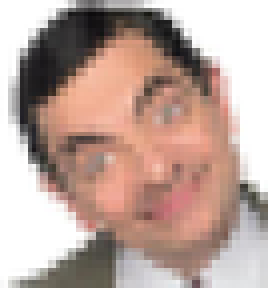
#> input picture bean.png, 67 x 72 px, shrunk from 280 x 300 before the run (shown 4 times larger); the run also reads 1 picture not shown here
$ python sandbox.py
#> lines starting #> are read from the running program, lines starting #| are printed output that depends on the picture; after the words box and inside, x2 and y2 are one past the last pixel; in counts of white or black regions, pixels touching at a corner belong together
#matrix = [[(56, 41, 56), (56, 41, 56), (56, 41, 56), (40, 30, 40), (106, 106, 106), (106, 106, 106), (40, 30, 40), (40, 30, 40), (40, 30, 40), (40, 30, 40)], [(74, 55, 74), (56, 41, 56), (106, 106, 106), (106, 106, 106), (106, 106, 106), (106, 106, 106), (106, 106, 106), (106, 106, 106), (40, 30, 40), (40, 30, 40)], [(56, 41, 56), (106, 106, 106), (106, 106, 106), (106, 106, 106), (190, 158, 175), (190, 158, 175), (106, 106, 106), (106, 106, 106), (106, 106, 106), (40, 30, 40)], [(56, 41, 56), (106, 106, 106), (106, 106, 106), (106, 106, 106), (190, 158, 175), (190, 158, 175), (190, 158, 175), (106, 106, 106), (106, 106, 106), (40, 30, 40)], [(106, 106, 106), (106, 106, 106), (190, 158, 175), (190, 158, 175), (171, 131, 152), (171, 131, 152), (190, 158, 175), (92, 92, 92), (106, 106, 106), (92, 92, 92)], [(106, 106, 106), (106, 106, 106), (190, 158, 175), (171, 131, 152), (171, 131, 152), (171, 131, 152), (171, 131, 152), (92, 92, 92), (106, 106, 106), (92, 92, 92)], [(56, 41, 56), (106, 106, 106), (106, 106, 106), (171, 131, 152), (171, 131, 152), (171, 131, 152), (171, 131, 152), (92, 92, 92), (92, 92, 92), (40, 30, 40)], [(56, 41, 56), (106, 106, 106), (106, 106, 106), (106, 106, 106), (92, 92, 92), (92, 92, 92), (92, 92, 92), (106, 106, 106), (92, 92, 92), (56, 41, 56)], [(40, 30, 40), (56, 41, 56), (106, 106, 106), (106, 106, 106), (106, 106, 106), (106, 106, 106), (92, 92, 92), (92, 92, 92), (56, 41, 56), (56, 41, 56)], [(40, 30, 40), (40, 30, 40), (56, 41, 56), (56, 41, 56), (92, 92, 92), (92, 92, 92), (56, 41, 56), (56, 41, 56), (74, 55, 74), (56, 41, 56)]]

from PIL import Image
from time import sleep as wait
im = Image.open('bean.png')
#> im is the input picture: PIL image 67x72 RGB; mean R, G, B 188, 163.8, 155.1

pixels = im.load()

horizontal, vertical = im.size
#> horizontal = 67; vertical = 72

image_matrix = []

## Image Encoding

# Organize RGB vectors into matrix

# Get horizontal pixel coordinate
for pix_horizontal in range(horizontal):
    # create new row in the matrix
    image_matrix.append([])
    # get vertical pixel coordinate for each horizontal pixel coordinate
    for pix_vertical in range(vertical):
        # get RGB vectors for each pixel
        data = pixels[pix_horizontal, pix_vertical]
        # append RGB vectors to respective horizontal row
        image_matrix[pix_horizontal].append(data)
#> after the loop, image_matrix = 67 items


## Image Decoding

# Assign appropriate values for width, height
width, height = len(image_matrix),len(image_matrix[0])
#> width = 67; height = 72
img = Image.new('RGB', (width, height))
#> img: PIL image 67x72 RGB; every value is 0
pixels = img.load()

# For each pixel coordinate in width
for x in range(width):

    # for each pixel coordinate in height
    for y in range(height):
        # assign the RGB vector (tuple) to the current x, y pixel coordinates
        rgb_vect = image_matrix[x][y]
        r = rgb_vect[0]
        g = rgb_vect[1]
        b = rgb_vect[2]
        # create pixel with image data
        pixels[x,y] = (r,g,b)
        print(f'loaded pixel {x, y}')

        img.save('test.jpg')
#> this loop made 67 passes
#> pass 1, `img.save('test.jpg')`:
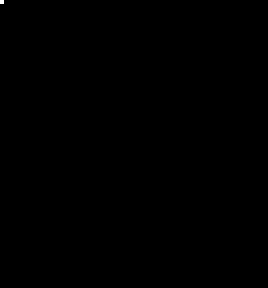
#> saved as test.jpg: PIL image 67x72 RGB (shown 4 times larger); 0.02% white in thin lines or dots, all inside (x1, y1, x2, y2) = (0, 0, 1, 1)


def encode_image(file):
#> called with file = 'bean.jpg'
    image = Image.open(f'{file}')
    horizontal, vertical = image.size
#> horizontal = 67; vertical = 72
    image_matrix = []

    for pix_horizontal in range(horizontal):
        image_matrix.append([])
        for pix_vertical in range(vertical):
            data = pixels[pix_horizontal, pix_vertical]
            image_matrix[pix_horizontal].append(data)
#> after the loop, image_matrix = 67 items
    print('image decoded')

def decode_image(data, width, height, name):
    img = Image.new('RGB',(width, height))
    pixels = img.load()

    for x in range(width):
        for y in range(height):
            rgb_vect = image_matrix[x][y]
            r = rgb_vect[0]
            g = rgb_vect[1]
            b = rgb_vect[2]

            pixels[x,y] = (r, g, b)
            print(f'loaded pixel {x, y}')
    img.save(f'{name}.jpg')

data = encode_image('bean.jpg')

print(data)
